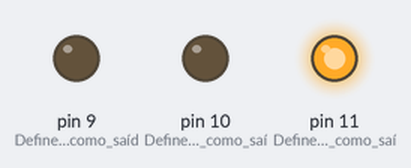
This sketch was run on a simulated Arduino Uno, built with avr-gcc and run on an emulated ATmega328P. Shown: output pins drawn as LEDs (lit = HIGH).

Above: at 2.0 s.
At 6.0 s:
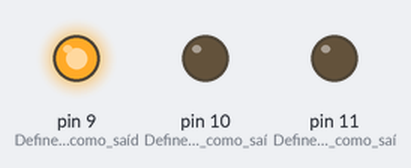
At 10.2 s:
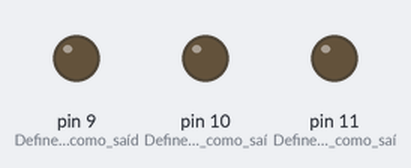
At 11.5 s:
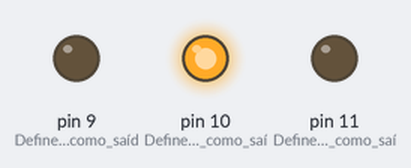
Timing chart, 0 to 16.3 s (numbered marks = the images above):
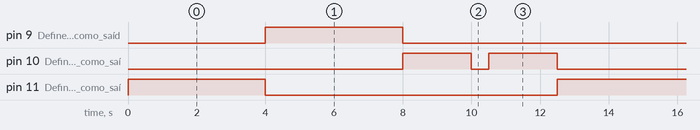

Measured:
- by itself, pin 9 (Define_o_pino_9_como_saíd), pin 11 (Define_o_pino_11_como_saí): alternates HIGH for 4.0 s and LOW for 8.5 s
- by itself, pin 10 (Define_o_pino_10_como_saí): repeats every 12.5 s: LOW 0.50 s, HIGH 2.0 s, LOW 8.0 s, HIGH 2.0 s
- by itself, everything shown: repeats every 12.5 s, in 6 steps

The sketch:

Detector_de_distancia.ino
```cpp
/* C++
 * Descrição: Semáforo.
 * Autor: Caio Ribeiro.
 */

void setup()
{
  pinMode(9, OUTPUT); //Define o pino 9 como saída. LED verde.
  pinMode(10, OUTPUT); //Define o pino 10 como saída. LED amarelo.
  pinMode(11, OUTPUT); //Define o pino 11 como saída. LED vermelho.
}

void loop()
{

  digitalWrite(11, HIGH); //Torna o pino 11 ligado (HIGH = ALTO é o nível da voltagem
  delay(4000);  // Espera por 4000 microssegundos
  digitalWrite(11, LOW); //Torna o pino 11 desligado (LOW = BAIXO é o nível da voltagem)

  digitalWrite(9, HIGH); //Torna o pino 9 ligado (HIGH = ALTO é o nível da voltagem
  delay(4000); // Espera por 4000 microssegundos
  digitalWrite(9, LOW); //Torna o pino 9 desligado (LOW = BAIXO é o nível da voltagem)

  digitalWrite(10, HIGH); //Torna o pino 10 ligado (HIGH = ALTO é o nível da voltagem
  delay(2000); // Espera por 2000 microssegundos
  digitalWrite(10, LOW); //Torna o pino 10 desligado (LOW = BAIXO é o nível da voltagem)
  delay(500); // Espera por 500 microssegundos
  digitalWrite(10, HIGH); //Torna o pino 10 ligado (HIGH = ALTO é o nível da voltagem
  delay(2000); // Espera por 500 microssegundos
  digitalWrite(10, LOW); //Torna o pino 10 desligado (LOW = BAIXO é o nível da voltagem)
}
```
